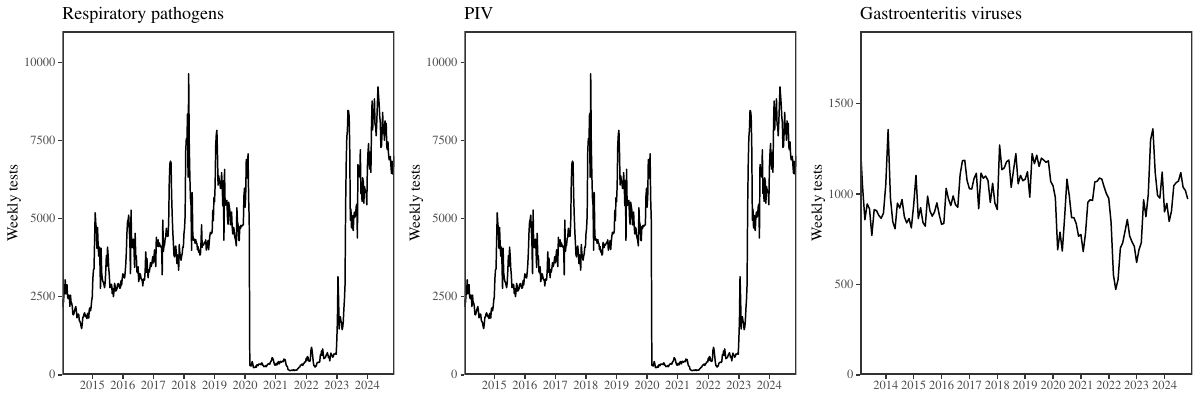

Recreate this plot in R.
library(tidyr)
library(dplyr)
library(ggplot2); theme_set(theme_bw(base_family = "Times"))
library(egg)
source("../script/script_data_hongkong_resp.R")
source("../script/script_data_hongkong_piv.R")
source("../script/script_data_hongkong_fecal.R")

g1 <- ggplot(data_hongkong_resp_scaled %>% filter(key=="adeno")) +
  geom_line(aes(year+week/52, test)) +
  scale_x_continuous("Year", expand=c(0, 0),
                     breaks=2014:2024) +
  scale_y_continuous("Weekly tests", expand=c(0, 0), limits=c(0, 1.1e4)) +
  ggtitle("Respiratory pathogens") +
  theme(
    panel.grid = element_blank(),
    strip.background = element_blank(),
    panel.border = element_rect(linewidth=1),
    axis.title.x = element_blank()
  )

g2 <- ggplot(data_hongkong_piv_scaled %>% filter(key=="PIV 1")) +
  geom_line(aes(year+week/52, test)) +
  scale_x_continuous("Year", expand=c(0, 0),
                     breaks=2014:2024) +
  scale_y_continuous("Weekly tests", expand=c(0, 0), limits=c(0, 1.1e4)) +
  ggtitle("PIV") +
  theme(
    panel.grid = element_blank(),
    strip.background = element_blank(),
    panel.border = element_rect(linewidth=1),
    axis.title.x = element_blank()
  )

g3 <- ggplot(data_hongkong_fecal_scaled %>% filter(key=="noro")) +
  geom_line(aes(year+as.numeric(month)/12, test)) +
  scale_x_continuous("Year", expand=c(0, 0),
                     breaks=2013:2024) +
  scale_y_continuous("Weekly tests", expand=c(0, 0), limits=c(0, 1.9e3)) +
  ggtitle("Gastroenteritis viruses") +
  theme(
    panel.grid = element_blank(),
    strip.background = element_blank(),
    panel.border = element_rect(linewidth=1),
    axis.title.x = element_blank()
  )

gcomb <- ggarrange(g1, g2, g3, nrow=1)

ggsave("figure_test_hongkong.pdf", gcomb, width=12, height=4)
